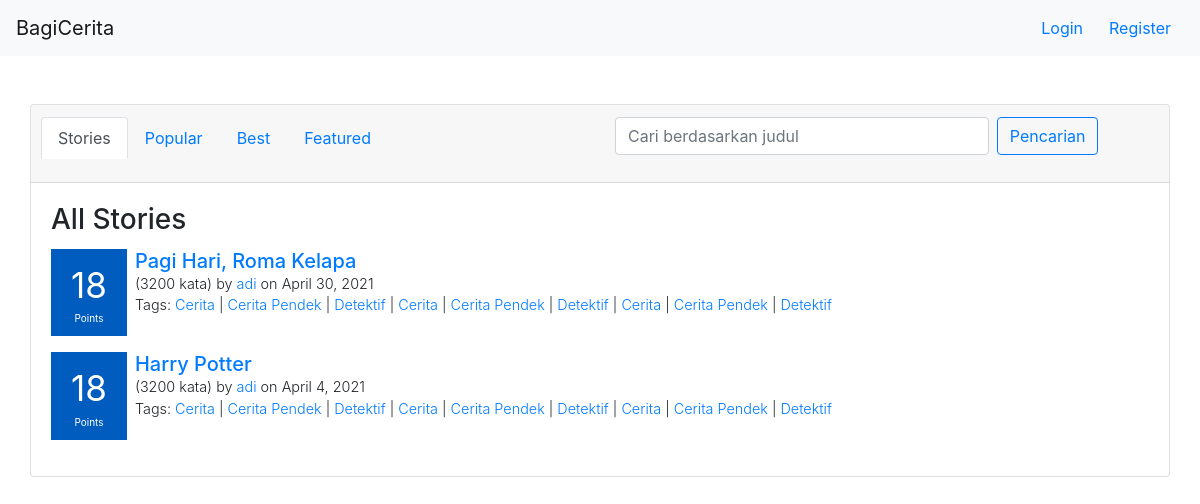
Before: /stories/ with the older database file.
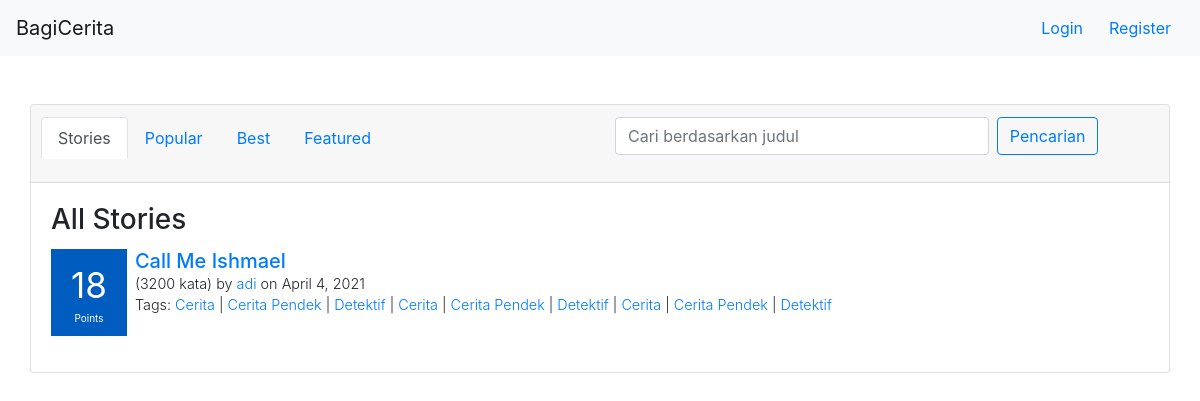
After: the same page with the newer database file.
### story/models.py (models this page shows, shortened)
class Story(models.Model):
    title = models.CharField(max_length=120,blank=True)
    date_posted = models.DateField(null=True, blank=True)
    content = models.TextField(blank=True,null=True)
    user = models.ForeignKey(User, on_delete=models.CASCADE,default=None)
    class Meta:
        ordering = ["-date_posted"]

### story/views.py (the view)
# urls.py: path('',stories_view,name="stories"),
def stories_view(request):
    stories = Story.objects.all()
    context={
        "page":"stories",
        "stories": stories
    }
    return render(request,"story/stories.html",context)

### bagicerita/context_processor.py (called while the page is built)
def get_auth_form(request):
    registerForm = UserCreationForm()
    return{
        'register_form':registerForm
    }

def check_if_logged_in(request):
    if request.user.is_authenticated:
        return{
            'logged_in':True,
            'username':request.user.username
        }
    else:
        return {
            'logged_in':False
        }

### templates/story/stories.html (shortened to what this page needs)
{% extends 'base.html' %}
{% block content %}
    {% include 'navbar.html' %}
    <div class="container">
        <div class="row mt-5">
            <div class="card" style="width: 100%">
                <div class="card-header">
                    <div class="row">
                       <div class="col-lg-6 mb-4">
                            <ul class="nav nav-tabs card-header-tabs">
                                <li class="nav-item">
                                    <a class="nav-link {% if page == 'stories' %} active {% endif %}" aria-current="true" href="/stories">Stories</a>
                                </li>
                                <li class="nav-item">
                                    <a class="nav-link {% if page == 'popular' %} active {% endif %} " href="/stories/popular">Popular</a>
                                </li>
                                <li class="nav-item">
                                    <a class="nav-link {% if page == 'best' %} active {% endif %}" href="/stories/best">Best</a>
                                </li>
                                <li class="nav-item">
                                    <a class="nav-link {% if page == 'featured' %} active {% endif %}" href="/stories/featured">Featured</a>
                                </li>
                            </ul>
                       </div>
                       <div class="col-lg-6">
                            <form class="form-inline">
                                <input class="searchbar form-control mr-2" type="search" placeholder="Cari berdasarkan judul" aria-label="Search">
                                <button class="btn btn-outline-primary" type="submit">Pencarian</button>
                            </form>
                       </div>
                    </div>
                </div>
                <div class="card-body">
                    <h3 class="card-title">All Stories</h3>
                    {% for story in stories %}
                        <div class="story-box mb-3">
                            <div class="score-box mr-2">
                                <div class="points-number text-center mb-0">18</div>
                                <div class="points-text text-center">Points</div>
                            </div>
                            <div class="info">
                                <h5 class="mb-0"><a href="/stories/{{story.id}}">{{story.title}}</a></h5>
                                <span class="text-story-info text font-weight-light">(3200 kata) by <a href="youtube.com">{{story.user.username}}</a> on {{story.date_posted}}</span>
                                <span class="text-story-info text tags font-weight-light">Tags: <a href="twitter.com">Cerita</a> | <a href="twitter.com">Cerita Pendek</a> | <a href="twitter.com">Detektif</a>
                                    | <a href="twitter.com">Cerita</a> | <a href="twitter.com">Cerita Pendek</a> | <a href="twitter.com">Detektif</a>
                                    | <a href="twitter.com">Cerita</a> | <a href="twitter.com">Cerita Pendek</a> | <a href="twitter.com">Detektif</a>
                                </span>
                            </div>
                        </div>
                    {% endfor %}
                </div>
            </div>
        </div>
    </div>
{% endblock %}

Changed rows visible on the page:
removed Story: title "Pagi Hari, Roma Kelapa", user.username "adi", date_posted "April 30, 2021"
changed Story "adi": title "Harry Potter" → "Call Me Ishmael"
